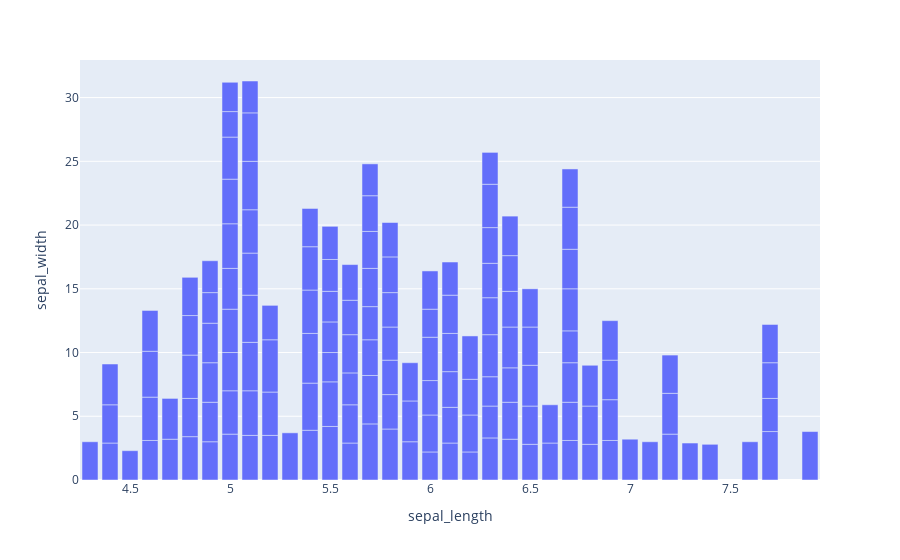
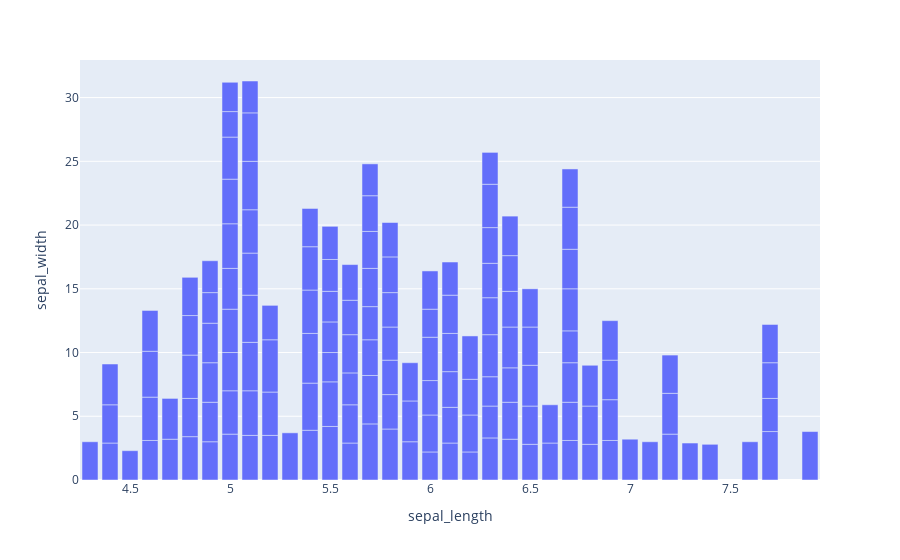

The code cell stored with these charts, in order, in its notebook:
### Code cell
df=px.data.iris()
df.head()
fig=px.bar(df, x="sepal_length", y="sepal_width")
fig.show()

### Figure 1 — Plotly figure (JSON) as saved in the notebook; plotly's stock layout.template omitted (floating-point values rounded to 4 significant figures; data arrays with more than 128 entries replaced by an {"elided": "..."} marker saying what was removed)
{"data": [{"alignmentgroup": "True", "hovertemplate": "sepal_length=%{x}<br>sepal_width=%{y}<extra></extra>", "legendgroup": "", "marker": {"color": "#636efa", "pattern": {"shape": ""}}, "name": "", "offsetgroup": "", "orientation": "v", "showlegend": false, "textposition": "auto", "type": "bar", "x": {"elided": "150 float values"}, "xaxis": "x", "y": {"elided": "150 float values"}, "yaxis": "y"}], "layout": {"barmode": "relative", "legend": {"tracegroupgap": 0}, "margin": {"t": 60}, "xaxis": {"anchor": "y", "domain": [0, 1], "title": {"text": "sepal_length"}}, "yaxis": {"anchor": "x", "domain": [0, 1], "title": {"text": "sepal_width"}}}}

### Figure 2 — Plotly figure (JSON) as saved in the notebook; plotly's stock layout.template omitted (floating-point values rounded to 4 significant figures; data arrays with more than 128 entries replaced by an {"elided": "..."} marker saying what was removed)
{"data": [{"alignmentgroup": "True", "hovertemplate": "sepal_length=%{x}<br>sepal_width=%{y}<extra></extra>", "legendgroup": "", "marker": {"color": "#636efa", "pattern": {"shape": ""}}, "name": "", "offsetgroup": "", "orientation": "v", "showlegend": false, "textposition": "auto", "type": "bar", "x": {"elided": "150 float values"}, "xaxis": "x", "y": {"elided": "150 float values"}, "yaxis": "y"}], "layout": {"barmode": "relative", "legend": {"tracegroupgap": 0}, "margin": {"t": 60}, "xaxis": {"anchor": "y", "domain": [0, 1], "title": {"text": "sepal_length"}}, "yaxis": {"anchor": "x", "domain": [0, 1], "title": {"text": "sepal_width"}}}}
